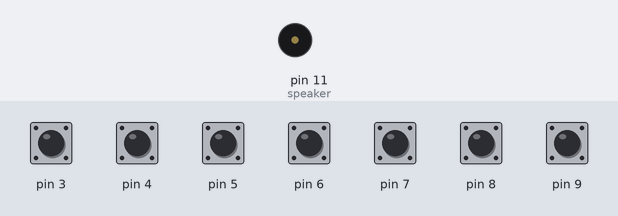
A sketch run on a simulated Arduino Uno, built with avr-gcc and run on an emulated ATmega328P. Shown: buzzer (waves = sounding). Inputs (shaded band) come from the test bench; at power-on: pin 3–9 HIGH.

Above: at 0.0 s.
At 2.2 s:
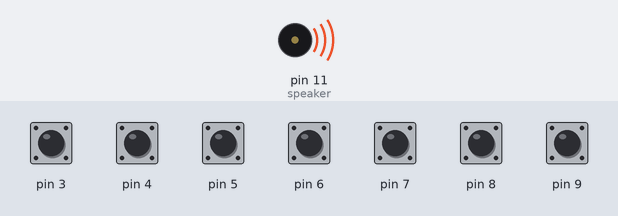
Timing chart, 0 to 3.7 s (numbered marks = the images above):
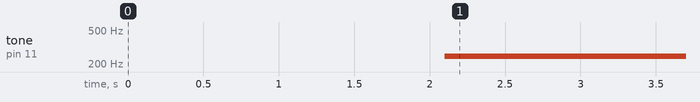

The sketch:

potato-piano-ino.ino
```cpp
#include <CapacitiveSensor.h>

#define speaker 11
const int potatoSensitivity = 550;

CapacitiveSensor   pin1 = CapacitiveSensor(2,3);
CapacitiveSensor   pin2 = CapacitiveSensor(2,4);
CapacitiveSensor   pin3 = CapacitiveSensor(2,5);
CapacitiveSensor   pin4 = CapacitiveSensor(2,6);
CapacitiveSensor   pin5 = CapacitiveSensor(2,7);
CapacitiveSensor   pin6 = CapacitiveSensor(2,8);
CapacitiveSensor   pin7 = CapacitiveSensor(2,9);


void setup()
{
  Serial.begin(9600);
}

void loop()
{
  long start = millis();

  // Set the sensitivity of each potato
  long potato1 =  pin1.capacitiveSensor(3000);
  long potato2 =  pin2.capacitiveSensor(3000);
  long potato3 =  pin3.capacitiveSensor(3000);
  long potato4 =  pin4.capacitiveSensor(3000);
  long potato5 =  pin5.capacitiveSensor(3000);
  long potato6 =  pin6.capacitiveSensor(3000);
  long potato7 =  pin7.capacitiveSensor(3000);

  if (potato1 > potatoSensitivity) tone(speaker,131);
  if (potato2 > potatoSensitivity) tone(speaker,147);
  if (potato3 > potatoSensitivity) tone(speaker,165);
  if (potato4 > potatoSensitivity) tone(speaker,175);
  if (potato5 > potatoSensitivity) tone(speaker,196);
  if (potato6 > potatoSensitivity) tone(speaker,220);
  if (potato7 > potatoSensitivity) tone(speaker,247);

  if (potato1 <= potatoSensitivity  &&  potato2 <= potatoSensitivity  &&  potato3 <= potatoSensitivity && potato4 <= potatoSensitivity  &&  potato5 <= potatoSensitivity  &&  potato6 <= potatoSensitivity &&  potato7<=potatoSensitivity)
    noTone(speaker);

  delay(10);
}
```

Measured:
- by itself, tone on pin 11 (speaker): silent → 247 Hz at 2.1 s
